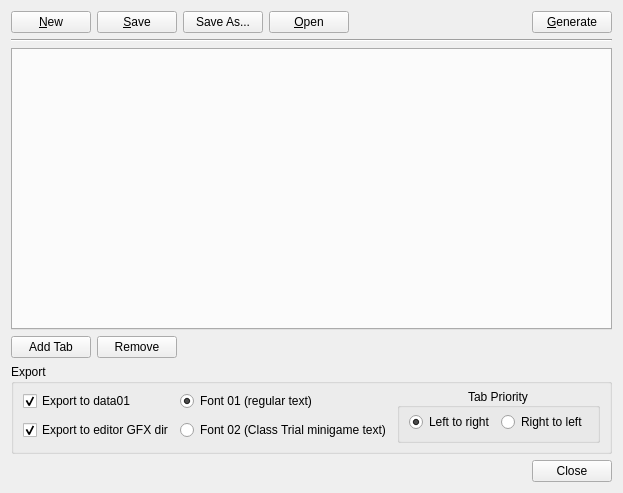
<?xml version="1.0" encoding="UTF-8"?>
<ui version="4.0">
 <class>FontGenerator</class>
 <widget class="QDialog" name="FontGenerator">
  <property name="geometry">
   <rect>
    <x>0</x>
    <y>0</y>
    <width>570</width>
    <height>493</height>
   </rect>
  </property>
  <property name="windowTitle">
   <string>Font Generator - untitled[*]</string>
  </property>
  <property name="windowIcon">
   <iconset resource="../res/icons.qrc">
    <normaloff>:/monokuma-green.png</normaloff>:/monokuma-green.png</iconset>
  </property>
  <layout class="QVBoxLayout" name="verticalLayout">
   <item>
    <layout class="QHBoxLayout" name="horizontalLayout_2">
     <item>
      <widget class="QPushButton" name="btnNew">
       <property name="text">
        <string>&amp;New</string>
       </property>
       <property name="icon">
        <iconset resource="../res/icons.qrc">
         <normaloff>:/report.png</normaloff>:/report.png</iconset>
       </property>
       <property name="shortcut">
        <string>Ctrl+N</string>
       </property>
       <property name="autoDefault">
        <bool>false</bool>
       </property>
      </widget>
     </item>
     <item>
      <widget class="QPushButton" name="btnSave">
       <property name="text">
        <string>&amp;Save</string>
       </property>
       <property name="icon">
        <iconset resource="../res/icons.qrc">
         <normaloff>:/disk.png</normaloff>:/disk.png</iconset>
       </property>
       <property name="shortcut">
        <string>Ctrl+S</string>
       </property>
       <property name="autoDefault">
        <bool>false</bool>
       </property>
      </widget>
     </item>
     <item>
      <widget class="QPushButton" name="btnSaveAs">
       <property name="text">
        <string>Save As...</string>
       </property>
       <property name="shortcut">
        <string>Ctrl+Shift+S</string>
       </property>
       <property name="autoDefault">
        <bool>false</bool>
       </property>
      </widget>
     </item>
     <item>
      <widget class="QPushButton" name="btnLoad">
       <property name="text">
        <string>&amp;Open</string>
       </property>
       <property name="icon">
        <iconset resource="../res/icons.qrc">
         <normaloff>:/folder.png</normaloff>:/folder.png</iconset>
       </property>
       <property name="shortcut">
        <string>Ctrl+O</string>
       </property>
       <property name="autoDefault">
        <bool>false</bool>
       </property>
      </widget>
     </item>
     <item>
      <spacer name="horizontalSpacer_3">
       <property name="orientation">
        <enum>Qt::Horizontal</enum>
       </property>
       <property name="sizeHint" stdset="0">
        <size>
         <width>40</width>
         <height>20</height>
        </size>
       </property>
      </spacer>
     </item>
     <item>
      <widget class="QPushButton" name="btnGenerateFont">
       <property name="text">
        <string>&amp;Generate</string>
       </property>
       <property name="icon">
        <iconset resource="../res/icons.qrc">
         <normaloff>:/cog.png</normaloff>:/cog.png</iconset>
       </property>
       <property name="shortcut">
        <string>Ctrl+G</string>
       </property>
       <property name="autoDefault">
        <bool>false</bool>
       </property>
      </widget>
     </item>
    </layout>
   </item>
   <item>
    <widget class="Line" name="line">
     <property name="orientation">
      <enum>Qt::Horizontal</enum>
     </property>
    </widget>
   </item>
   <item>
    <widget class="QTabWidget" name="tabFonts">
     <property name="currentIndex">
      <number>-1</number>
     </property>
     <property name="tabsClosable">
      <bool>false</bool>
     </property>
     <property name="movable">
      <bool>true</bool>
     </property>
    </widget>
   </item>
   <item>
    <layout class="QHBoxLayout" name="horizontalLayout">
     <item>
      <widget class="QPushButton" name="btnNewTab">
       <property name="text">
        <string>Add Tab</string>
       </property>
       <property name="icon">
        <iconset resource="../res/icons.qrc">
         <normaloff>:/add.png</normaloff>:/add.png</iconset>
       </property>
       <property name="autoDefault">
        <bool>false</bool>
       </property>
      </widget>
     </item>
     <item>
      <widget class="QPushButton" name="btnRemoveTab">
       <property name="text">
        <string>Remove</string>
       </property>
       <property name="icon">
        <iconset resource="../res/icons.qrc">
         <normaloff>:/delete.png</normaloff>:/delete.png</iconset>
       </property>
       <property name="autoDefault">
        <bool>false</bool>
       </property>
      </widget>
     </item>
     <item>
      <spacer name="horizontalSpacer">
       <property name="orientation">
        <enum>Qt::Horizontal</enum>
       </property>
       <property name="sizeHint" stdset="0">
        <size>
         <width>40</width>
         <height>20</height>
        </size>
       </property>
      </spacer>
     </item>
    </layout>
   </item>
   <item>
    <widget class="QGroupBox" name="groupBox">
     <property name="title">
      <string>Export</string>
     </property>
     <layout class="QHBoxLayout" name="horizontalLayout_3">
      <property name="topMargin">
       <number>4</number>
      </property>
      <property name="bottomMargin">
       <number>8</number>
      </property>
      <item>
       <layout class="QVBoxLayout" name="verticalLayout_2">
        <item>
         <widget class="QCheckBox" name="chkGenForGame">
          <property name="text">
           <string>Export to data01</string>
          </property>
          <property name="checked">
           <bool>true</bool>
          </property>
         </widget>
        </item>
        <item>
         <widget class="QCheckBox" name="chkGenForEditor">
          <property name="text">
           <string>Export to editor GFX dir</string>
          </property>
          <property name="checked">
           <bool>true</bool>
          </property>
         </widget>
        </item>
       </layout>
      </item>
      <item>
       <layout class="QVBoxLayout" name="verticalLayout_3">
        <item>
         <widget class="QRadioButton" name="rdoGenFont1">
          <property name="text">
           <string>Font 01 (regular text)</string>
          </property>
          <property name="checked">
           <bool>true</bool>
          </property>
         </widget>
        </item>
        <item>
         <widget class="QRadioButton" name="rdoGenFont2">
          <property name="text">
           <string>Font 02 (Class Trial minigame text)</string>
          </property>
          <property name="checked">
           <bool>false</bool>
          </property>
         </widget>
        </item>
       </layout>
      </item>
      <item>
       <widget class="QGroupBox" name="groupBox_2">
        <property name="title">
         <string>Tab Priority</string>
        </property>
        <property name="alignment">
         <set>Qt::AlignCenter</set>
        </property>
        <layout class="QHBoxLayout" name="horizontalLayout_6">
         <property name="topMargin">
          <number>4</number>
         </property>
         <property name="bottomMargin">
          <number>8</number>
         </property>
         <item>
          <widget class="QRadioButton" name="rdoLeftToRight">
           <property name="text">
            <string>Left to right</string>
           </property>
           <property name="checked">
            <bool>true</bool>
           </property>
          </widget>
         </item>
         <item>
          <widget class="QRadioButton" name="rdoRightToLeft">
           <property name="text">
            <string>Right to left</string>
           </property>
          </widget>
         </item>
        </layout>
       </widget>
      </item>
      <item>
       <spacer name="horizontalSpacer_2">
        <property name="orientation">
         <enum>Qt::Horizontal</enum>
        </property>
        <property name="sizeHint" stdset="0">
         <size>
          <width>40</width>
          <height>20</height>
         </size>
        </property>
       </spacer>
      </item>
     </layout>
    </widget>
   </item>
   <item>
    <layout class="QHBoxLayout" name="horizontalLayout_4">
     <item>
      <spacer name="horizontalSpacer_5">
       <property name="orientation">
        <enum>Qt::Horizontal</enum>
       </property>
       <property name="sizeHint" stdset="0">
        <size>
         <width>40</width>
         <height>20</height>
        </size>
       </property>
      </spacer>
     </item>
     <item>
      <widget class="QPushButton" name="btnClose">
       <property name="text">
        <string>Close</string>
       </property>
       <property name="autoDefault">
        <bool>false</bool>
       </property>
      </widget>
     </item>
    </layout>
   </item>
  </layout>
 </widget>
 <tabstops>
  <tabstop>tabFonts</tabstop>
  <tabstop>btnNewTab</tabstop>
  <tabstop>btnRemoveTab</tabstop>
  <tabstop>chkGenForGame</tabstop>
  <tabstop>chkGenForEditor</tabstop>
  <tabstop>rdoGenFont1</tabstop>
  <tabstop>rdoGenFont2</tabstop>
  <tabstop>rdoLeftToRight</tabstop>
  <tabstop>rdoRightToLeft</tabstop>
  <tabstop>btnNew</tabstop>
  <tabstop>btnSave</tabstop>
  <tabstop>btnSaveAs</tabstop>
  <tabstop>btnLoad</tabstop>
  <tabstop>btnGenerateFont</tabstop>
  <tabstop>btnClose</tabstop>
 </tabstops>
 <resources>
  <include location="../res/icons.qrc"/>
 </resources>
 <connections>
  <connection>
   <sender>btnNewTab</sender>
   <signal>clicked()</signal>
   <receiver>FontGenerator</receiver>
   <slot>add_tab()</slot>
   <hints>
    <hint type="sourcelabel">
     <x>42</x>
     <y>362</y>
    </hint>
    <hint type="destinationlabel">
     <x>200</x>
     <y>4</y>
    </hint>
   </hints>
  </connection>
  <connection>
   <sender>btnRemoveTab</sender>
   <signal>clicked()</signal>
   <receiver>FontGenerator</receiver>
   <slot>remove_tab()</slot>
   <hints>
    <hint type="sourcelabel">
     <x>128</x>
     <y>362</y>
    </hint>
    <hint type="destinationlabel">
     <x>312</x>
     <y>8</y>
    </hint>
   </hints>
  </connection>
  <connection>
   <sender>btnGenerateFont</sender>
   <signal>clicked()</signal>
   <receiver>FontGenerator</receiver>
   <slot>generate_font()</slot>
   <hints>
    <hint type="sourcelabel">
     <x>543</x>
     <y>22</y>
    </hint>
    <hint type="destinationlabel">
     <x>304</x>
     <y>358</y>
    </hint>
   </hints>
  </connection>
  <connection>
   <sender>btnClose</sender>
   <signal>clicked()</signal>
   <receiver>FontGenerator</receiver>
   <slot>accept()</slot>
   <hints>
    <hint type="sourcelabel">
     <x>559</x>
     <y>470</y>
    </hint>
    <hint type="destinationlabel">
     <x>424</x>
     <y>364</y>
    </hint>
   </hints>
  </connection>
  <connection>
   <sender>chkGenForGame</sender>
   <signal>toggled(bool)</signal>
   <receiver>FontGenerator</receiver>
   <slot>export_changed()</slot>
   <hints>
    <hint type="sourcelabel">
     <x>86</x>
     <y>405</y>
    </hint>
    <hint type="destinationlabel">
     <x>13</x>
     <y>460</y>
    </hint>
   </hints>
  </connection>
  <connection>
   <sender>chkGenForEditor</sender>
   <signal>toggled(bool)</signal>
   <receiver>FontGenerator</receiver>
   <slot>export_changed()</slot>
   <hints>
    <hint type="sourcelabel">
     <x>115</x>
     <y>428</y>
    </hint>
    <hint type="destinationlabel">
     <x>44</x>
     <y>465</y>
    </hint>
   </hints>
  </connection>
  <connection>
   <sender>rdoGenFont1</sender>
   <signal>toggled(bool)</signal>
   <receiver>FontGenerator</receiver>
   <slot>export_changed()</slot>
   <hints>
    <hint type="sourcelabel">
     <x>196</x>
     <y>405</y>
    </hint>
    <hint type="destinationlabel">
     <x>132</x>
     <y>464</y>
    </hint>
   </hints>
  </connection>
  <connection>
   <sender>rdoGenFont2</sender>
   <signal>toggled(bool)</signal>
   <receiver>FontGenerator</receiver>
   <slot>export_changed()</slot>
   <hints>
    <hint type="sourcelabel">
     <x>229</x>
     <y>428</y>
    </hint>
    <hint type="destinationlabel">
     <x>160</x>
     <y>468</y>
    </hint>
   </hints>
  </connection>
  <connection>
   <sender>rdoLeftToRight</sender>
   <signal>toggled(bool)</signal>
   <receiver>FontGenerator</receiver>
   <slot>export_changed()</slot>
   <hints>
    <hint type="sourcelabel">
     <x>376</x>
     <y>422</y>
    </hint>
    <hint type="destinationlabel">
     <x>287</x>
     <y>461</y>
    </hint>
   </hints>
  </connection>
  <connection>
   <sender>rdoRightToLeft</sender>
   <signal>toggled(bool)</signal>
   <receiver>FontGenerator</receiver>
   <slot>export_changed()</slot>
   <hints>
    <hint type="sourcelabel">
     <x>468</x>
     <y>422</y>
    </hint>
    <hint type="destinationlabel">
     <x>357</x>
     <y>469</y>
    </hint>
   </hints>
  </connection>
  <connection>
   <sender>btnNew</sender>
   <signal>clicked()</signal>
   <receiver>FontGenerator</receiver>
   <slot>new_clicked()</slot>
   <hints>
    <hint type="sourcelabel">
     <x>25</x>
     <y>24</y>
    </hint>
    <hint type="destinationlabel">
     <x>6</x>
     <y>25</y>
    </hint>
   </hints>
  </connection>
  <connection>
   <sender>btnSave</sender>
   <signal>clicked()</signal>
   <receiver>FontGenerator</receiver>
   <slot>save_clicked()</slot>
   <hints>
    <hint type="sourcelabel">
     <x>118</x>
     <y>20</y>
    </hint>
    <hint type="destinationlabel">
     <x>89</x>
     <y>15</y>
    </hint>
   </hints>
  </connection>
  <connection>
   <sender>btnSaveAs</sender>
   <signal>clicked()</signal>
   <receiver>FontGenerator</receiver>
   <slot>save_as_clicked()</slot>
   <hints>
    <hint type="sourcelabel">
     <x>205</x>
     <y>18</y>
    </hint>
    <hint type="destinationlabel">
     <x>170</x>
     <y>20</y>
    </hint>
   </hints>
  </connection>
  <connection>
   <sender>btnLoad</sender>
   <signal>clicked()</signal>
   <receiver>FontGenerator</receiver>
   <slot>load_clicked()</slot>
   <hints>
    <hint type="sourcelabel">
     <x>273</x>
     <y>20</y>
    </hint>
    <hint type="destinationlabel">
     <x>251</x>
     <y>27</y>
    </hint>
   </hints>
  </connection>
 </connections>
 <slots>
  <slot>add_tab()</slot>
  <slot>remove_tab()</slot>
  <slot>generate_font()</slot>
  <slot>new_clicked()</slot>
  <slot>save_clicked()</slot>
  <slot>save_as_clicked()</slot>
  <slot>load_clicked()</slot>
  <slot>export_changed()</slot>
 </slots>
</ui>
